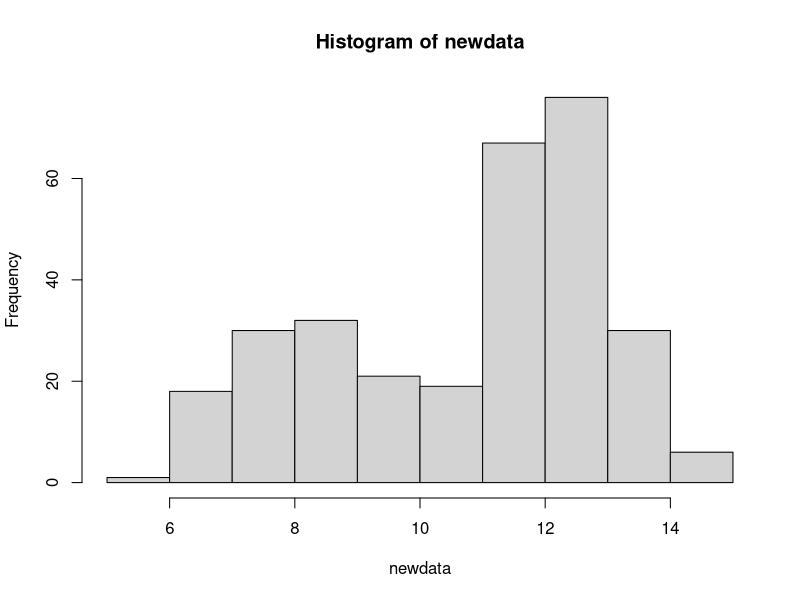
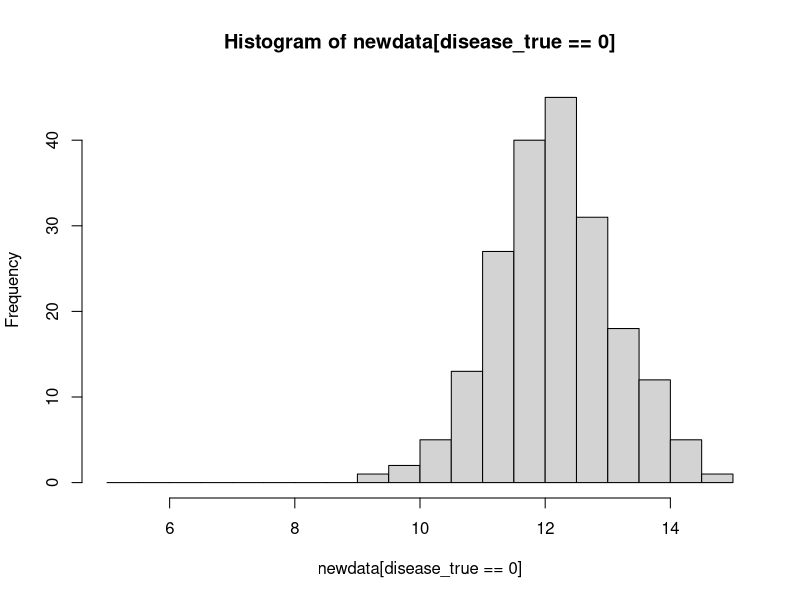
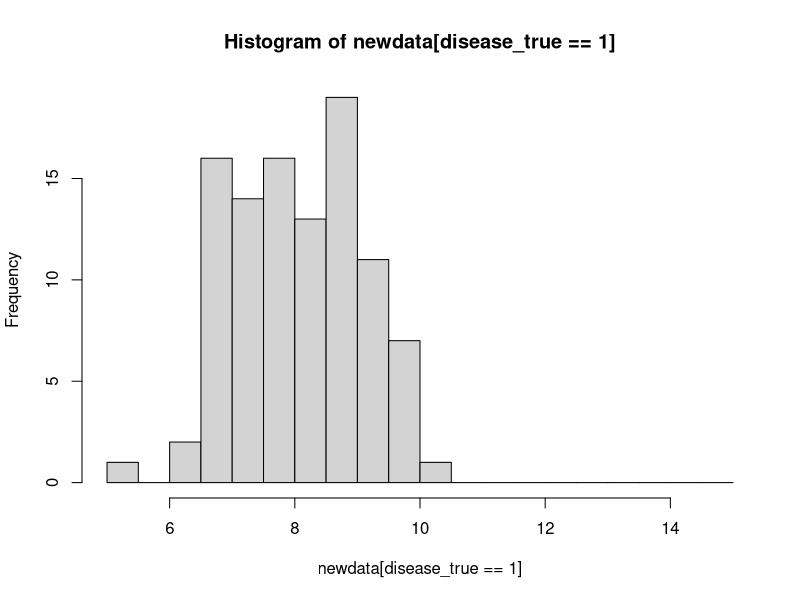
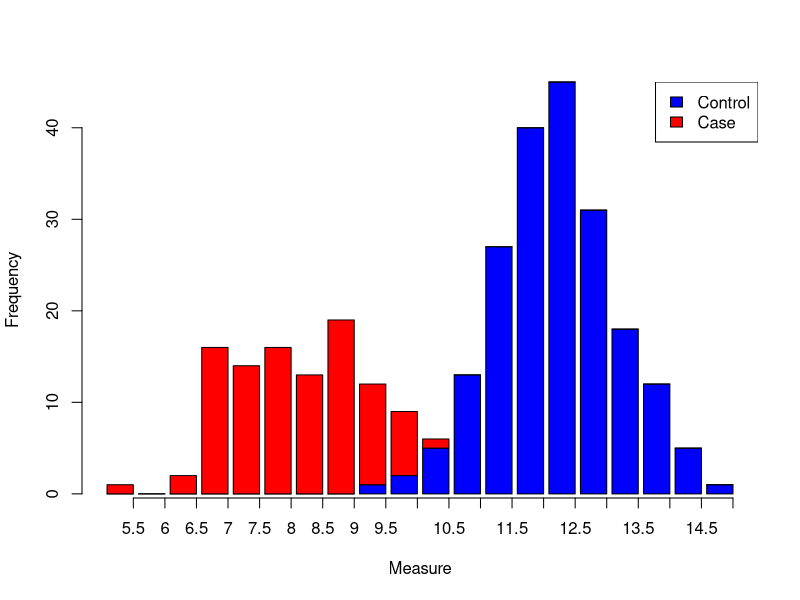
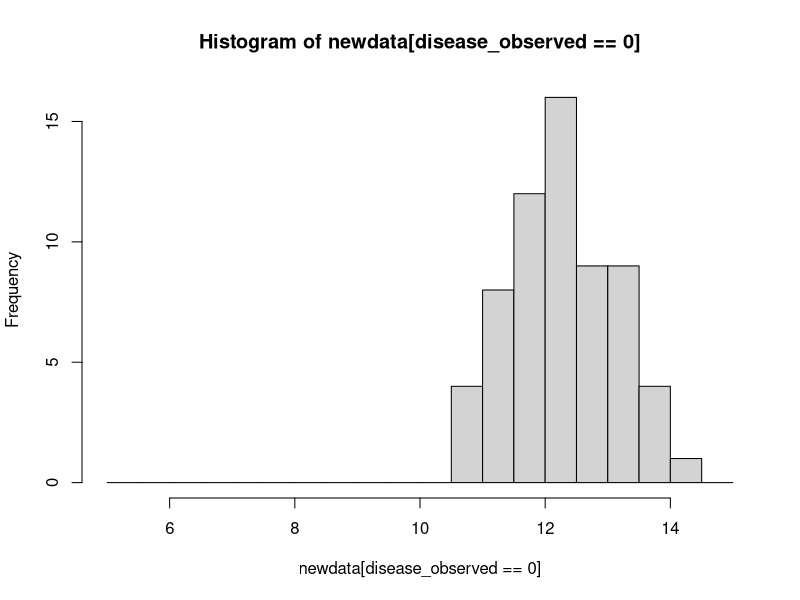
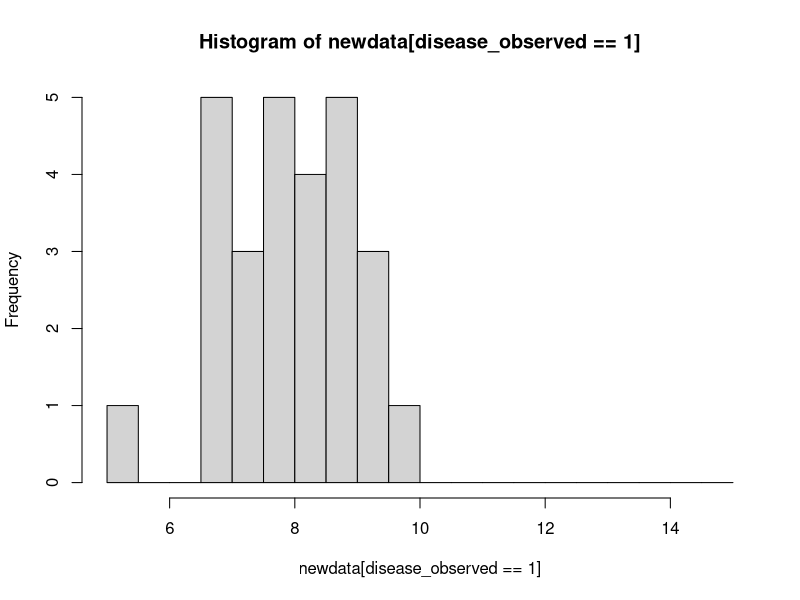
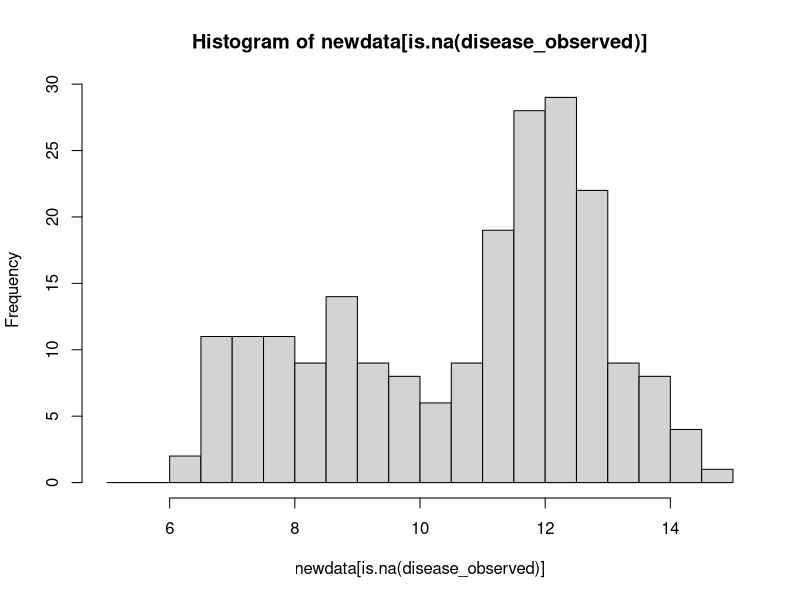
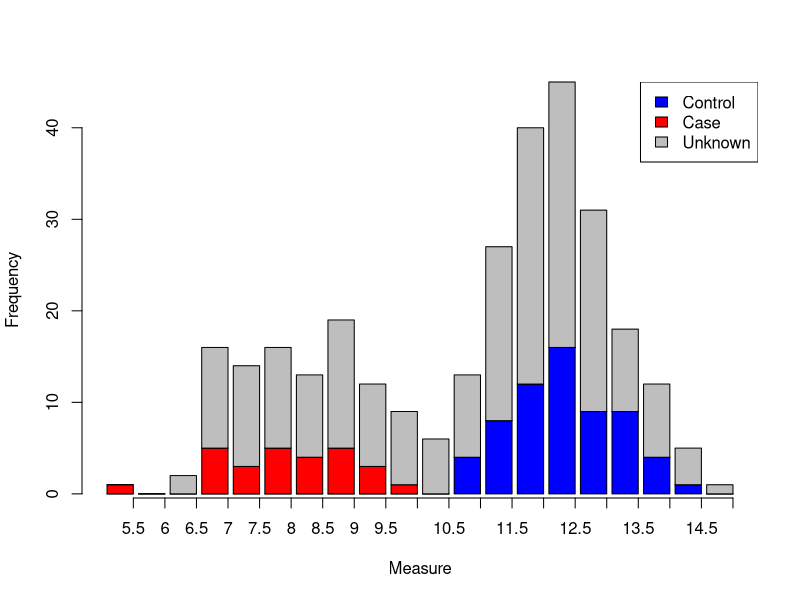

R code for these plots, in order:
### generate toy data for inference exercises

setwd("C://Files") ## set working directory

### generate data

mu0_true = 12
sd0_true = 1

mu1_true = 8
sd1_true = 1

n0_true = 200
n1_true = 100

p_observed = 0.3

controls_true = rnorm(n0_true,mu0_true,sd0_true)
cases_true = rnorm(n1_true,mu1_true,sd1_true)

newsortorder = sample(c(1:n0_true,(n0_true+1):(n0_true+n1_true)))

newdata = rep(NA,n0_true+n1_true)
newdata[newsortorder<=n0_true] = controls_true
newdata[newsortorder>n0_true] = cases_true

disease_true = rep(NA,n0_true+n1_true)
disease_true[newsortorder<=n0_true] = 0
disease_true[newsortorder>n0_true] = 1

disease_observed = disease_true
disease_observed[sample(n0_true+n1_true,floor((n0_true+n1_true)*(1-p_observed)))] = NA

hist(newdata)

## true data distribution

hist0 = hist(newdata[disease_true==0],breaks=seq(from=floor(min(newdata)),to=ceiling(max(newdata)),by=0.5))
hist1 = hist(newdata[disease_true==1],breaks=seq(from=floor(min(newdata)),to=ceiling(max(newdata)),by=0.5))
a=barplot(rbind(hist0$count,hist1$count),beside=FALSE,col=c("blue","red"),xlab="Measure",ylab="Frequency")
legend("topright",fill=c("blue","red"),legend=c("Control","Case"))
axis(1,at=a+0.5,lab=hist0$breaks[-1])


## observed data distribution

hist0 = hist(newdata[disease_observed==0],breaks=seq(from=floor(min(newdata)),to=ceiling(max(newdata)),by=0.5))
hist1 = hist(newdata[disease_observed==1],breaks=seq(from=floor(min(newdata)),to=ceiling(max(newdata)),by=0.5))
histNA = hist(newdata[is.na(disease_observed)],breaks=seq(from=floor(min(newdata)),to=ceiling(max(newdata)),by=0.5))
a=barplot(rbind(hist0$count,hist1$count,histNA$count),beside=FALSE,col=c("blue","red","grey"),xlab="Measure",ylab="Frequency")
legend("topright",fill=c("blue","red","grey"),legend=c("Control","Case","Unknown"))
axis(1,at=a+0.5,lab=hist0$breaks[-1])


# write final generated dataset

finaldata_observed = cbind(status=disease_observed,measure = newdata)
finaldata_true = cbind(status=disease_true,measure = newdata)
sd(newdata[disease_true==1])
sd(newdata[disease_true==0])

write.csv(finaldata_observed,"finaldata_observed.csv")
write.csv(finaldata_true,"finaldata_true.csv")


